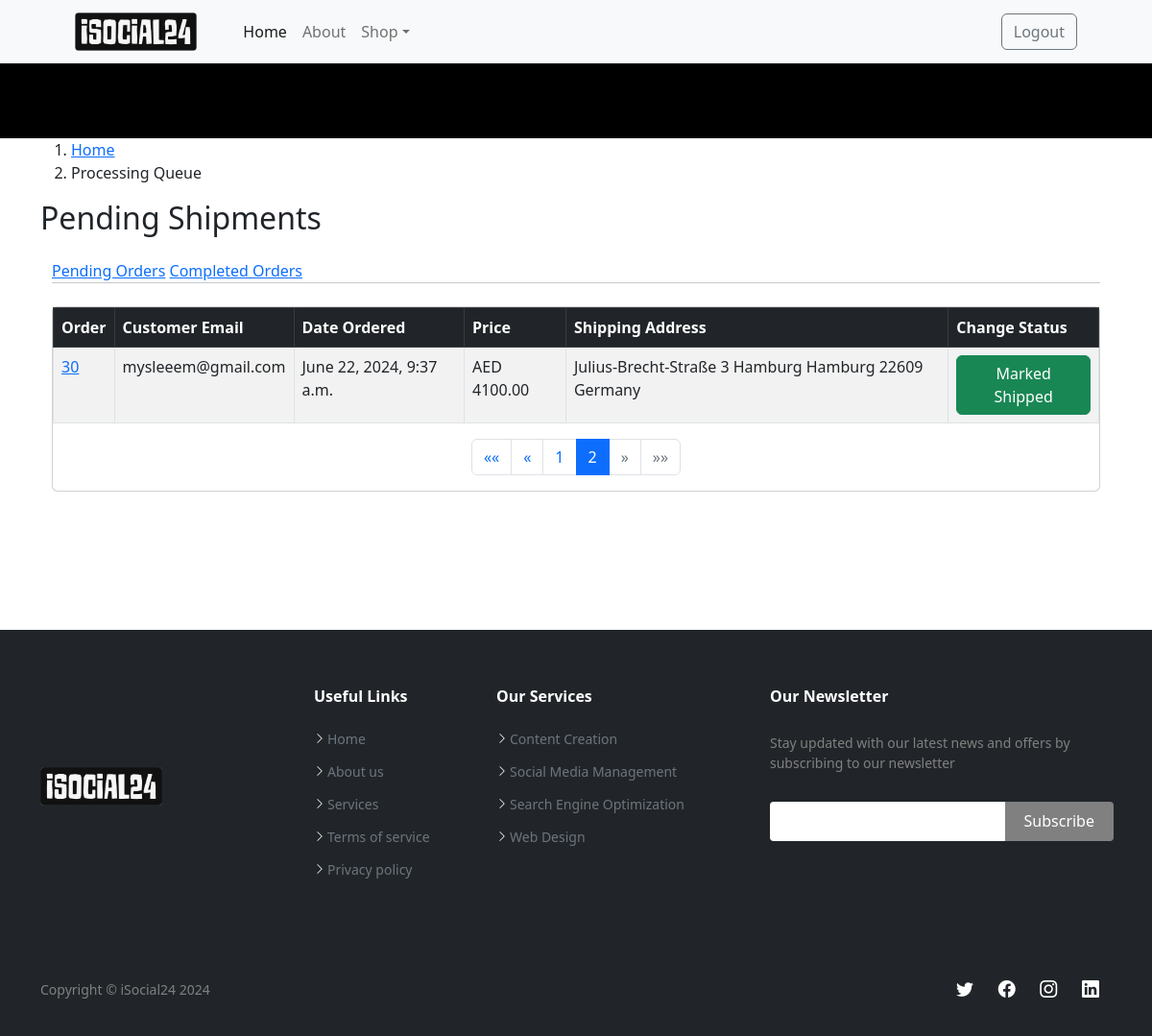
Page /payment/not_shipped_dash?page=2 (signed in) on the committed database.
### payment/models.py (models this page shows, shortened)
class Order(models.Model):
    user = models.ForeignKey(User, on_delete=models.CASCADE, null=True, blank=True)
    full_name = models.CharField(max_length=255)
    email = models.EmailField(max_length=255)
    shipping_address = models.TextField(max_length=15000)
    amount_paid = models.DecimalField(max_digits=10, decimal_places=2)
    date_ordered = models.DateTimeField(auto_now_add=True)
    shipped = models.BooleanField(default=False)
    date_shipped = models.DateTimeField(blank=True, null=True)

### payment/views.py (the view, shortened to what this page needs)
# urls.py: path('not_shipped_dash', views.not_shipped_dash, name='not_shipped_dash'),
def not_shipped_dash(request):
    if request.user.is_authenticated and request.user.is_superuser:
        orders = Order.objects.filter(shipped=False)
        paginator = Paginator(orders, 20)  # Show 20 orders per page
        page_number = request.GET.get('page')
        page_obj = paginator.get_page(page_number)
        return render(request, "payment/not_shipped_dash.html", {"page_obj": page_obj})
    else:
        messages.error(request, "Access Denied")
        return redirect('home')

### cart/context_processors.py (called while the page is built)
def cart(request):
    return {'cart': Cart(request)}

### payment/templates/payment/not_shipped_dash.html (shortened to what this page needs)
{% extends 'base.html' %}
{% load static %}
{% block content %}
<div id="product_slide" class="product_slide" style="background: black;">
    <br/><br/><br/><br/><br/><br/>
</div>
<main id="main">
    <section id="cart-cont-initial" class="cart-cont-initial">
      <div class="container">
        <ol>
          <li><a href="{% url 'home' %}">Home</a></li>
          <li>Processing Queue</li>
        </ol>
        <h2>Pending Shipments</h2>
      </div>
    </section>
    <div class="container-xl px-4 mt-4">
        <nav class="nav-profile nav-profile-borders">
            <a class="nav-profile-link active ms-0" href="{% url 'not_shipped_dash' %}">Pending Orders</a>
            <a class="nav-profile-link" href="{% url 'shipped_dash' %}">Completed Orders</a>
        </nav>
        <hr class="mt-0 mb-4">
        <div class="row">
            <div class="col-xl-12">
                <div class="card mb-4">
                    <table class="table table-striped table-hover table-bordered">
                        <thead class="table-dark">
                          <tr>
                            <th scope="col">Order</th>
                            <th scope="col">Customer Email</th>
                            <th scope="col">Date Ordered</th>
                            <th scope="col">Price</th>
                            <th scope="col">Shipping Address</th>
                            <th scope="col">Change Status</th>
                          </tr>
                        </thead>
                        <tbody>
                            {% for item in page_obj %}
                          <tr>
                            <td><a href="{% url 'orders' item.id %}">{{ item.id }}</a></td>
                            <td>{{ item.email }}</td>
                            <td>{{ item.date_ordered }}</td>
                            <td>AED {{ item.amount_paid }}</td>
                            <td>{{ item.shipping_address }}</td>
                            <td>
                              <form method="POST">
                                <button type="Submit" class="btn btn-success btn-small">Marked Shipped</button>
                              </form>
                            </td>
                          </tr>
                       {% endfor %}
                        </tbody>
                      </table>
                      <nav aria-label="Page navigation">
                        <ul class="pagination justify-content-center">
                          {% if page_obj.has_previous %}
                            <li class="page-item">
                              <a class="page-link" href="?page=1" aria-label="First">
                                <span aria-hidden="true">&laquo;&laquo;</span>
                              </a>
                            </li>
                            <li class="page-item">
                              <a class="page-link" href="?page={{ page_obj.previous_page_number }}" aria-label="Previous">
                                <span aria-hidden="true">&laquo;</span>
                              </a>
                            </li>
                          {% endif %}
                          {% for num in page_obj.paginator.page_range %}
                            {% if page_obj.number == num %}
                              <li class="page-item active">
                                <a class="page-link">{{ num }}</a>
                              </li>
                            {% elif num > page_obj.number|add:'-3' and num < page_obj.number|add:'3' %}
                              <li class="page-item">
                                <a class="page-link" href="?page={{ num }}">{{ num }}</a>
                              </li>
                            {% endif %}
                          {% endfor %}
                          {% if page_obj.has_next %}
                            <li class="page-item">
                              <a class="page-link" href="?page={{ page_obj.next_page_number }}" aria-label="Next">
                                <span aria-hidden="true">&raquo;</span>
                              </a>
                            </li>
                            <li class="page-item">
                              <a class="page-link" href="?page={{ page_obj.paginator.num_pages }}" aria-label="Last">
                                <span aria-hidden="true">&raquo;&raquo;</span>
                              </a>
                            </li>
                          {% else %}
                            <li class="page-item disabled">
                              <a class="page-link" aria-label="Next">
                                <span aria-hidden="true">&raquo;</span>
                              </a>
                            </li>
                            <li class="page-item disabled">
                              <a class="page-link" aria-label="Last">
                                <span aria-hidden="true">&raquo;&raquo;</span>
                              </a>
                            </li>
                          {% endif %}
                        </ul>
                      </nav>
                </div>
            </div>
        </div>
      </div>
      <br/><br/><br/><br/><br/>
  </main>
  {% endblock %}

### rows in the picture
Order: id "30", email "mysleeem@gmail.com", date_ordered "June 22, 2024, 9:37 a.m.", amount_paid "4100.00", shipping_address "Julius-Brecht-Straße 3 Hamburg Hamburg 22609 Germany"

### other values in the picture
{{ num }} "1"
{{ num }} "2"
